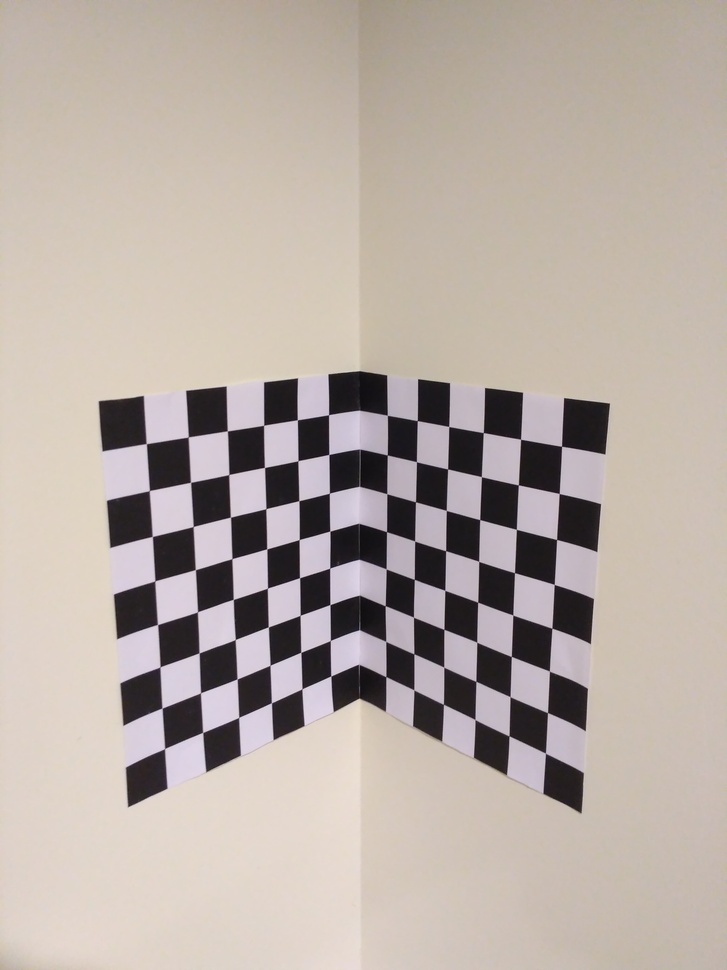
#> input picture calib-object.jpg, 727 x 970 px, shrunk from 3120 x 4160 before the run
$ jupyter execute --allow-errors 'Assignment 1.ipynb'   (shell and % lines are left out)
#> lines starting #> are read from the running program, lines starting #| are printed output that depends on the picture; after the words box and inside, x2 and y2 are one past the last pixel; in counts of white or black regions, pixels touching at a corner belong together
**Name:** Mayank Goel

**Roll no:** 2021110311

**Cell Outputs**:

Task 1.1: Cell [4] \
Task 1.2: Cell [10], [11] \
Task 1.3: Cell [13] \
Task 1.4: Cell [14] \
Task 2.1: Cell [16], [18] \
Task 2.2: Cell [22] \
Task 2.3: Cell [25] \
Task 3.1: Cell [26] \
Task 3.2: Cell [29]

[cell 1]
import cv2 as cv
import numpy as np
import matplotlib.pyplot as plt

# Task 1 - Own Calibration

## Task 1.1: Finding chessboard corners

For the given image calib-object.jpg, identify the chessboard internal corners. You may use external libraries to detect the chessboard corners. Note, each square of the chess board is 2cm ×2cm.

[cell 2]
def display_image(img, title=None):
    """
    Function to display an image using matplotlib. Title is specifiable as an optional argument
    """
    plt.imshow(cv.cvtColor(img, cv.COLOR_BGR2RGB))
    if title:
        plt.title(title)
    plt.show()

img = cv.imread('calib-object.jpg')
#> img is the input picture: shape (970, 727, 3); mean B, G, R 165.1, 172.4, 183.5
width, height = img.shape[1], img.shape[0]
display_image(img)

[cell 3]
OFFSET = 50

# Finding corners in the left chessboard
left_img = img.copy()
left_img[:, OFFSET + (img.shape[1]//2):] = 0
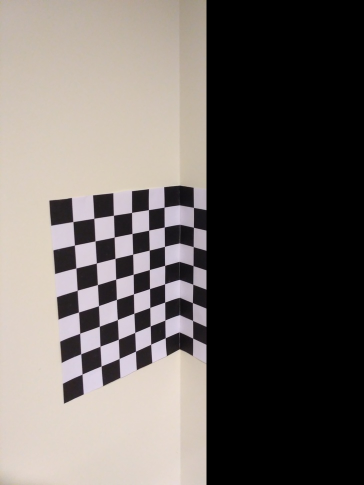
#> left_img: shape (970, 727, 3) (shown at 1/2 size); mean B, G, R 96.5, 100.4, 106.7
left_corners = cv.findChessboardCorners(left_img, (8,6))[1].astype(int).squeeze()
#> left_corners = 48 pairs, first value 145 to 329, second value 414 to 748

# Finding corners in the right chessboard
right_img = img.copy()
right_img[:, :img.shape[1]//2 - OFFSET] = 0
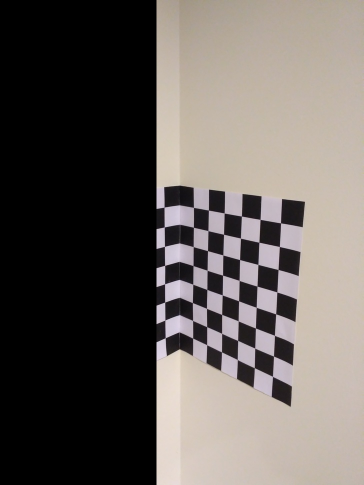
#> right_img: shape (970, 727, 3) (shown at 1/2 size); mean B, G, R 90.1, 94.4, 100.6
right_corners = cv.findChessboardCorners(right_img, (8,6))[1].astype(int).squeeze()
#> right_corners = 48 pairs, first value 385 to 561, second value 415 to 753

corners = np.append(left_corners, right_corners, axis=0)
#> corners = 96 pairs, first value 145 to 561, second value 414 to 753

display_image(left_img, 'Left chessboard')
display_image(right_img, 'Right chessboard')

[cell 4]
RADIUS = 30
COLOR = (0, 255, 0)

def drawPoints(img : np.ndarray, centre_coord, radius=RADIUS, color=COLOR, thickness=20):
    """
    Function to plot a point as a circle on the specified image
    color is in BRG format and radius, thickness is a float
    """
    cv.circle(img, centre_coord, radius, color, thickness)


# Drawing corners on the left half of the chessboard
img_corner = img.copy()
for corner in left_corners:
    drawPoints(img_corner, tuple(corner))
#> this loop made 48 passes
#> corner on passes 1 to 8: [329, 414], [329, 454], [328, 493], [328, 528], [327, 572], [328, 602], [327, 645], [329, 673]
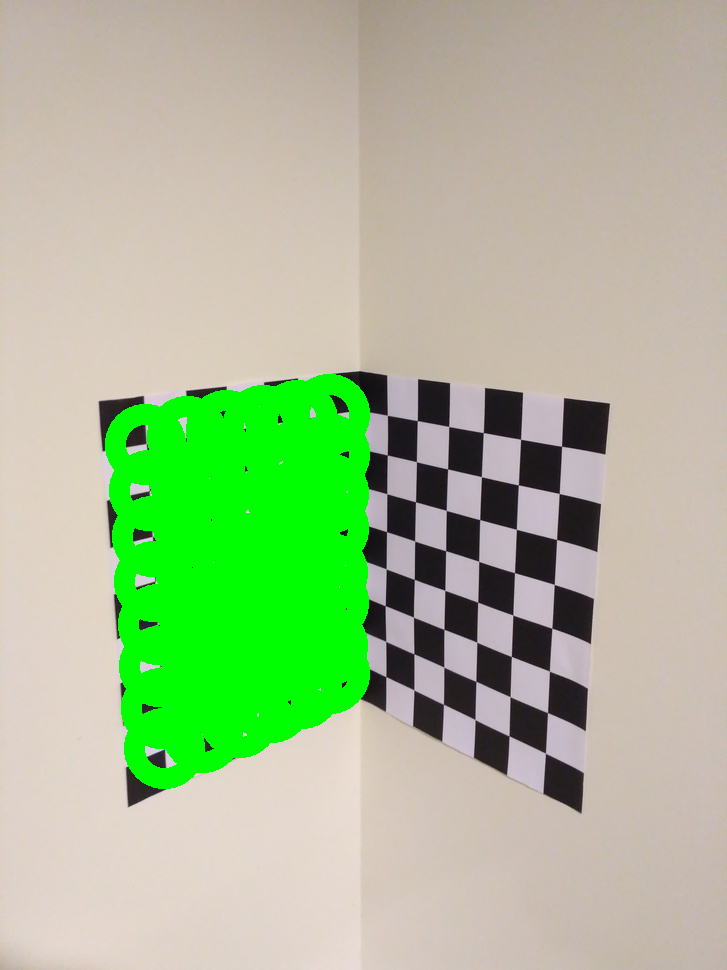
#> img_corner: shape (970, 727, 3); 12.5% of pixels changed, all inside (x1, y1, x2, y2) = (105, 374, 370, 789)

# Drawing corners on the right half of the chessboard
for corner in right_corners:
    drawPoints(img_corner, tuple(corner), color=(0, 0, 255))
#> this loop made 48 passes
#> corner on passes 1 to 8: [385, 676], [385, 641], [385, 605], [388, 571], [386, 531], [386, 493], [387, 454], [387, 415]
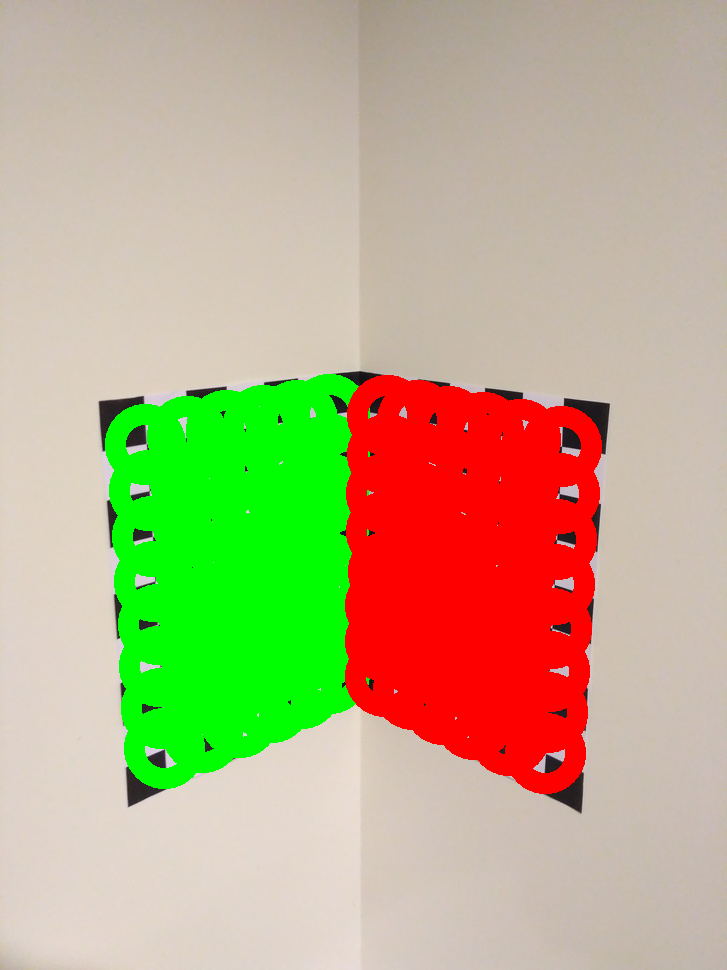
#> img_corner: shape (970, 727, 3); 12.22% of pixels changed, all inside (x1, y1, x2, y2) = (345, 375, 602, 794)

display_image(img_corner, 'Inner Chessboard corners')

**Observation** : `findChessCorners()` function does not work on the image as a whole beaucse the image contained two Chessboards having different orienatations. So I blackout the right half to get the corners in the left Chessboard and vice versa.

I converted the Chessboard corner array to integer and plotted the internal corners on the orignal image using the cv.circle() function. This methodology seems to perfectly detect the inner corners as displayed above.

## Task 1.2: Own Camera Calibration

Implement the camera calibration process discussed in the lecture. Assume a world origin, create a
set of corresponding points in the world coordinate and image plane, compute both extrinsics (translation vector,
rotation matrix) and intrinsics (assume no skew) without using any external libraries for the calib-object.jpg
image.

[cell 5]
orientation = cv.imread('Orientation.png')
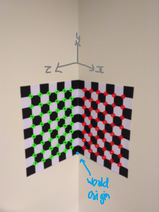
#> input picture Orientation.png, 159 x 212 px, shrunk from 684 x 908 before the run
#> orientation is the input picture: shape (212, 159, 3); mean B, G, R 147.7, 158.7, 170.3
display_image(orientation, '3D Coordinates orientation assumed')
#> (the rest of the program and of its run is left out)
